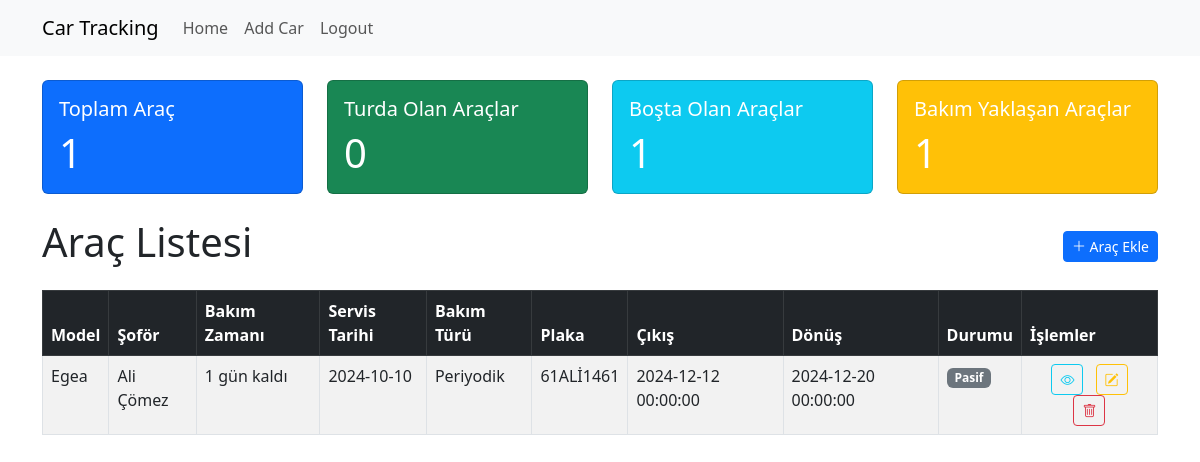
/index.php (signed in), run on the app's committed database.
### tables this page shows
CREATE TABLE `cars` (
  `id` int(11) NOT NULL,
  `brand` varchar(50) NOT NULL,
  `model` varchar(50) NOT NULL,
  `plate` varchar(20) NOT NULL,
  `driver_name` varchar(100) DEFAULT NULL,
  `driver_phone` varchar(20) DEFAULT NULL,
  `driver_email` varchar(100) DEFAULT NULL,
  `maintenance_date` date DEFAULT NULL,
  `service_date` date DEFAULT NULL,
  `maintenance_type` varchar(50) DEFAULT NULL,
  `departure_time` datetime DEFAULT NULL,
  `return_time` datetime DEFAULT NULL,
  `status` enum('active','inactive') DEFAULT 'active',
  `created_at` timestamp NULL DEFAULT current_timestamp(),
  `type` varchar(50) DEFAULT NULL,
  `inspection_date` date DEFAULT NULL,
  `insurance_date` date DEFAULT NULL,
  `oil_maintenance_date` date DEFAULT NULL,
  `general_maintenance_date` date DEFAULT NULL,
  `tire_type` varchar(50) DEFAULT NULL,
  `tax_date` date DEFAULT NULL,
  `driver_license` varchar(50) DEFAULT NULL,
  `driver_src` tinyint(1) DEFAULT NULL,
  `driver_psychotechnic` tinyint(1) DEFAULT NULL,
  `fuel_level` int(11) DEFAULT NULL,
  `mileage` int(11) DEFAULT NULL,
  `operational_status` enum('Boşta','Turda') DEFAULT NULL,
  `tour_departure_date` datetime DEFAULT NULL,
  `tour_return_date` datetime DEFAULT NULL,
  `year` int(11) DEFAULT NULL
);

### index.php (the view, shortened to what this page needs)
<?php
require_once 'includes/db.php';
$query = $pdo->query("SELECT * FROM cars");
$cars = $query->fetchAll(PDO::FETCH_ASSOC);
$total_cars = count($cars);
$on_tour = count(array_filter($cars, fn($car) => $car['operational_status'] === 'Turda'));
$available = count(array_filter($cars, fn($car) => $car['operational_status'] === 'Boşta'));
$today = new DateTime();
$maintenance_soon = 0;
foreach ($cars as $car) {
    if (!empty($car['maintenance_date'])) {
        $maintenance_date = new DateTime($car['maintenance_date']);
        $diff = $today->diff($maintenance_date)->days;
        if ($diff <= 30 && $maintenance_date >= $today) {
            $maintenance_soon++;
        }
    }
}
?>
<?php include 'includes/header.php'; ?>
<div class="row mb-4">
    <div class="col-md-3">
        <div class="card text-white bg-primary">
            <div class="card-body">
                <h5 class="card-title">Toplam Araç</h5>
                <p class="card-text display-6"><?= $total_cars ?></p>
            </div>
        </div>
    </div>
    <div class="col-md-3">
        <div class="card text-white bg-success">
            <div class="card-body">
                <h5 class="card-title">Turda Olan Araçlar</h5>
                <p class="card-text display-6"><?= $on_tour ?></p>
            </div>
        </div>
    </div>
    <div class="col-md-3">
        <div class="card text-white bg-info">
            <div class="card-body">
                <h5 class="card-title">Boşta Olan Araçlar</h5>
                <p class="card-text display-6"><?= $available ?></p>
            </div>
        </div>
    </div>
    <div class="col-md-3">
        <div class="card text-white bg-warning">
            <div class="card-body">
                <h5 class="card-title">Bakım Yaklaşan Araçlar</h5>
                <p class="card-text display-6"><?= $maintenance_soon ?></p>
            </div>
        </div>
    </div>
</div>
<div class="d-flex justify-content-between align-items-center mb-3">
    <h1>Araç Listesi</h1>
    <a href="car_add.php" class="btn btn-primary btn-sm">
        <i class="bi bi-plus-lg"></i> Araç Ekle
    </a>
</div>
<table class="table table-striped table-bordered table-hover">
    <thead class="table-dark">
        <tr>
            <th>Model</th>
            <th>Şoför</th>
            <th>Bakım Zamanı</th>
            <th>Servis Tarihi</th>
            <th>Bakım Türü</th>
            <th>Plaka</th>
            <th>Çıkış</th>
            <th>Dönüş</th>
            <th>Durumu</th>
            <th>İşlemler</th>
        </tr>
    </thead>
<tbody>
    <?php foreach ($cars as $car): ?>
        <tr>
            <td><?= htmlspecialchars($car['model']) ?></td>
            <td><?= htmlspecialchars($car['driver_name']) ?></td>
            <td>
                <?php
                if (!empty($car['maintenance_date'])) {
                    $maintenance_date = new DateTime($car['maintenance_date']);
                    $diff = $today->diff($maintenance_date)->days;
                    if ($maintenance_date >= $today) {
                        echo $diff . " gün kaldı";
                    } else {
                        echo "Geçmiş!";
                    }
                } else {
                    echo "Belirtilmemiş";
                }
                ?>
            </td>
            <td><?= htmlspecialchars($car['service_date']) ?></td>
            <td><?= htmlspecialchars($car['maintenance_type']) ?></td>
            <td><?= htmlspecialchars($car['plate']) ?></td>
            <td><?= htmlspecialchars($car['departure_time']) ?></td>
            <td><?= htmlspecialchars($car['return_time']) ?></td>
            <td>
                <?= $car['status'] === 'active' ? '<span class="badge bg-success">Aktif</span>' : '<span class="badge bg-secondary">Pasif</span>' ?>
            </td>
            <td class="text-center">
                  <a href="car_details.php?id=<?= $car['id'] ?>" class="btn btn-outline-info btn-sm mx-1" title="Detay">
                    <i class="bi bi-eye"></i>
                </a>
                <a href="car_edit.php?id=<?= $car['id'] ?>" class="btn btn-outline-warning btn-sm mx-1" title="Düzenle">
                    <i class="bi bi-pencil-square"></i>
                </a>
                <a href="car_delete.php?id=<?= $car['id'] ?>" class="btn btn-outline-danger btn-sm mx-1" title="Sil" onclick="return confirm('Bu aracı silmek istediğinizden emin misiniz?');">
                    <i class="bi bi-trash"></i>
                </a>
            </td>
        </tr>
    <?php endforeach; ?>
</tbody>
</table>

### data on the page
cars: operational_status "0", operational_status "1", model "Egea", driver_name "Ali Çömez", service_date "2024-10-10", maintenance_type "Periyodik", plate "61ALİ1461", departure_time "2024-12-12 00:00:00", return_time "2024-12-20 00:00:00", shows "Pasif"

### other printed values
$total_cars "1"
$maintenance_soon "1"
